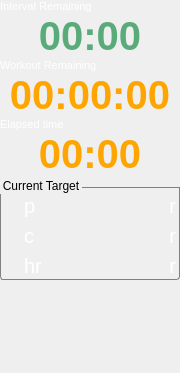
<?xml version="1.0" encoding="UTF-8"?>
<ui version="4.0">
 <class>TimeWidget</class>
 <widget class="QWidget" name="TimeWidget">
  <property name="geometry">
   <rect>
    <x>0</x>
    <y>0</y>
    <width>180</width>
    <height>373</height>
   </rect>
  </property>
  <property name="sizePolicy">
   <sizepolicy hsizetype="Preferred" vsizetype="Preferred">
    <horstretch>0</horstretch>
    <verstretch>0</verstretch>
   </sizepolicy>
  </property>
  <property name="maximumSize">
   <size>
    <width>16777215</width>
    <height>16777215</height>
   </size>
  </property>
  <property name="windowTitle">
   <string>Form</string>
  </property>
  <property name="styleSheet">
   <string notr="true">/* Background color */
QLabel {
color:white;
}


/* COULEUR LABEL */
#label_timeElapsed, #label_remainingTime {
	color: orange;
}
#label_intervalTime {
	color: rgb(89, 171, 121);
}



QGroupBox
{
    background-color:transparent;
    border-bottom-left-radius: 3px;
    border-bottom-right-radius: 3px;
    border: 1px solid #acacac;
	border-color: gray;
	margin-top: 10px;
    
}

QGroupBox::title
{
    subcontrol-origin: margin;	
    background:url(:/assets/subWindowBackground);
    border-top-left-radius: 3px;
    border-top-right-radius: 3px;
    border: 1px solid #0b477b;
    border-bottom: none;
    background-color: qlineargradient(x1: 0, y1: 0, x2: 0, y2: 1,
        stop: 0 #005192, stop: 1 #002f60);
    padding: 2 2px;
    color: white;   
}













</string>
  </property>
  <layout class="QGridLayout" name="gridLayout">
   <property name="leftMargin">
    <number>0</number>
   </property>
   <property name="topMargin">
    <number>0</number>
   </property>
   <property name="rightMargin">
    <number>0</number>
   </property>
   <property name="bottomMargin">
    <number>0</number>
   </property>
   <property name="spacing">
    <number>0</number>
   </property>
   <item row="10" column="0">
    <spacer name="verticalSpacer">
     <property name="orientation">
      <enum>Qt::Vertical</enum>
     </property>
     <property name="sizeHint" stdset="0">
      <size>
       <width>20</width>
       <height>40</height>
      </size>
     </property>
    </spacer>
   </item>
   <item row="5" column="0">
    <widget class="QLabel" name="label_timeElapsed">
     <property name="sizePolicy">
      <sizepolicy hsizetype="Preferred" vsizetype="Preferred">
       <horstretch>0</horstretch>
       <verstretch>0</verstretch>
      </sizepolicy>
     </property>
     <property name="font">
      <font>
       <pointsize>30</pointsize>
       <weight>75</weight>
       <bold>true</bold>
       <stylestrategy>PreferAntialias</stylestrategy>
      </font>
     </property>
     <property name="text">
      <string>00:00</string>
     </property>
     <property name="alignment">
      <set>Qt::AlignCenter</set>
     </property>
    </widget>
   </item>
   <item row="2" column="0">
    <widget class="QLabel" name="label_timeWorkoutRemaining_txt">
     <property name="font">
      <font>
       <pointsize>8</pointsize>
      </font>
     </property>
     <property name="text">
      <string>Workout Remaining</string>
     </property>
    </widget>
   </item>
   <item row="0" column="0">
    <widget class="QLabel" name="label_timeInterval_txt">
     <property name="font">
      <font>
       <pointsize>8</pointsize>
      </font>
     </property>
     <property name="text">
      <string>Interval Remaining</string>
     </property>
    </widget>
   </item>
   <item row="1" column="0">
    <widget class="QLabel" name="label_intervalTime">
     <property name="sizePolicy">
      <sizepolicy hsizetype="Preferred" vsizetype="Preferred">
       <horstretch>0</horstretch>
       <verstretch>0</verstretch>
      </sizepolicy>
     </property>
     <property name="font">
      <font>
       <pointsize>30</pointsize>
       <weight>75</weight>
       <bold>true</bold>
       <stylestrategy>PreferAntialias</stylestrategy>
      </font>
     </property>
     <property name="text">
      <string>00:00</string>
     </property>
     <property name="alignment">
      <set>Qt::AlignCenter</set>
     </property>
    </widget>
   </item>
   <item row="3" column="0">
    <widget class="QLabel" name="label_remainingTime">
     <property name="sizePolicy">
      <sizepolicy hsizetype="Preferred" vsizetype="Preferred">
       <horstretch>0</horstretch>
       <verstretch>0</verstretch>
      </sizepolicy>
     </property>
     <property name="font">
      <font>
       <pointsize>30</pointsize>
       <weight>75</weight>
       <bold>true</bold>
       <stylestrategy>PreferAntialias</stylestrategy>
      </font>
     </property>
     <property name="text">
      <string>00:00:00</string>
     </property>
     <property name="alignment">
      <set>Qt::AlignCenter</set>
     </property>
    </widget>
   </item>
   <item row="4" column="0">
    <widget class="QLabel" name="label_timeWorkoutElaps_txt">
     <property name="font">
      <font>
       <pointsize>8</pointsize>
      </font>
     </property>
     <property name="text">
      <string>Elapsed time</string>
     </property>
    </widget>
   </item>
   <item row="6" column="0">
    <widget class="QGroupBox" name="groupBox">
     <property name="sizePolicy">
      <sizepolicy hsizetype="Preferred" vsizetype="Preferred">
       <horstretch>0</horstretch>
       <verstretch>0</verstretch>
      </sizepolicy>
     </property>
     <property name="title">
      <string>Current Target</string>
     </property>
     <layout class="QVBoxLayout" name="verticalLayout">
      <property name="spacing">
       <number>6</number>
      </property>
      <property name="leftMargin">
       <number>0</number>
      </property>
      <property name="topMargin">
       <number>6</number>
      </property>
      <property name="rightMargin">
       <number>3</number>
      </property>
      <property name="bottomMargin">
       <number>1</number>
      </property>
      <item>
       <layout class="QHBoxLayout" name="horizontalLayout">
        <property name="spacing">
         <number>3</number>
        </property>
        <item>
         <widget class="QLabel" name="label_imagePower">
          <property name="sizePolicy">
           <sizepolicy hsizetype="Minimum" vsizetype="Minimum">
            <horstretch>0</horstretch>
            <verstretch>0</verstretch>
           </sizepolicy>
          </property>
          <property name="minimumSize">
           <size>
            <width>20</width>
            <height>20</height>
           </size>
          </property>
          <property name="maximumSize">
           <size>
            <width>20</width>
            <height>20</height>
           </size>
          </property>
          <property name="text">
           <string/>
          </property>
         </widget>
        </item>
        <item>
         <widget class="QLabel" name="label_targetPower">
          <property name="minimumSize">
           <size>
            <width>0</width>
            <height>0</height>
           </size>
          </property>
          <property name="font">
           <font>
            <pointsize>15</pointsize>
           </font>
          </property>
          <property name="text">
           <string>p</string>
          </property>
         </widget>
        </item>
        <item>
         <widget class="QLabel" name="label_rangePower">
          <property name="font">
           <font>
            <pointsize>15</pointsize>
           </font>
          </property>
          <property name="text">
           <string>r</string>
          </property>
          <property name="alignment">
           <set>Qt::AlignRight|Qt::AlignTrailing|Qt::AlignVCenter</set>
          </property>
         </widget>
        </item>
       </layout>
      </item>
      <item>
       <layout class="QHBoxLayout" name="horizontalLayout_4">
        <property name="spacing">
         <number>3</number>
        </property>
        <item>
         <widget class="QLabel" name="label_imageCad">
          <property name="sizePolicy">
           <sizepolicy hsizetype="Minimum" vsizetype="Minimum">
            <horstretch>0</horstretch>
            <verstretch>0</verstretch>
           </sizepolicy>
          </property>
          <property name="minimumSize">
           <size>
            <width>20</width>
            <height>20</height>
           </size>
          </property>
          <property name="maximumSize">
           <size>
            <width>20</width>
            <height>20</height>
           </size>
          </property>
          <property name="text">
           <string/>
          </property>
         </widget>
        </item>
        <item>
         <widget class="QLabel" name="label_targetCad">
          <property name="minimumSize">
           <size>
            <width>0</width>
            <height>0</height>
           </size>
          </property>
          <property name="font">
           <font>
            <pointsize>15</pointsize>
           </font>
          </property>
          <property name="text">
           <string>c</string>
          </property>
         </widget>
        </item>
        <item>
         <widget class="QLabel" name="label_rangeCad">
          <property name="font">
           <font>
            <pointsize>15</pointsize>
           </font>
          </property>
          <property name="text">
           <string>r</string>
          </property>
          <property name="alignment">
           <set>Qt::AlignRight|Qt::AlignTrailing|Qt::AlignVCenter</set>
          </property>
         </widget>
        </item>
       </layout>
      </item>
      <item>
       <layout class="QHBoxLayout" name="horizontalLayout_3">
        <property name="spacing">
         <number>3</number>
        </property>
        <item>
         <widget class="QLabel" name="label_imageHr">
          <property name="sizePolicy">
           <sizepolicy hsizetype="Minimum" vsizetype="Minimum">
            <horstretch>0</horstretch>
            <verstretch>0</verstretch>
           </sizepolicy>
          </property>
          <property name="minimumSize">
           <size>
            <width>20</width>
            <height>20</height>
           </size>
          </property>
          <property name="maximumSize">
           <size>
            <width>20</width>
            <height>20</height>
           </size>
          </property>
          <property name="text">
           <string/>
          </property>
         </widget>
        </item>
        <item>
         <widget class="QLabel" name="label_targetHr">
          <property name="minimumSize">
           <size>
            <width>0</width>
            <height>0</height>
           </size>
          </property>
          <property name="font">
           <font>
            <pointsize>15</pointsize>
           </font>
          </property>
          <property name="text">
           <string>hr</string>
          </property>
         </widget>
        </item>
        <item>
         <widget class="QLabel" name="label_rangeHr">
          <property name="font">
           <font>
            <pointsize>15</pointsize>
           </font>
          </property>
          <property name="text">
           <string>r</string>
          </property>
          <property name="alignment">
           <set>Qt::AlignRight|Qt::AlignTrailing|Qt::AlignVCenter</set>
          </property>
         </widget>
        </item>
       </layout>
      </item>
     </layout>
    </widget>
   </item>
  </layout>
 </widget>
 <resources/>
 <connections/>
</ui>
